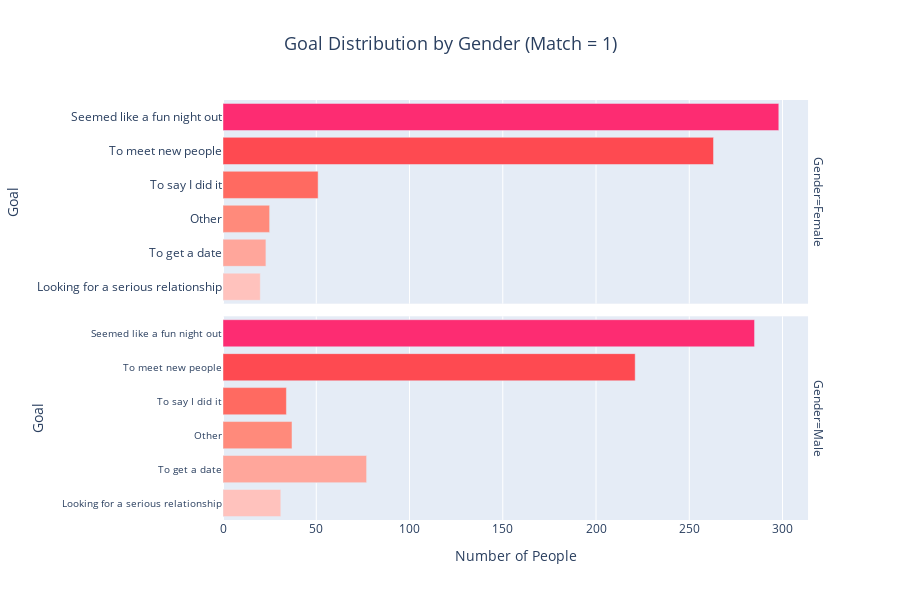

Notebook code for this chart:
### Code cell
# Filtrer les données où match = 1
df_match_1 = df[df['match'] == 1].copy()

# Mapping goal numbers to their respective descriptions
goal_mapping = {
    1: 'Seemed like a fun night out',
    2: 'To meet new people',
    3: 'To get a date',
    4: 'Looking for a serious relationship',
    5: 'To say I did it',
    6: 'Other'
}

# Mapping gender numbers to their respective labels
gender_mapping = {
    0: 'Female',
    1: 'Male'
}

# Apply the mappings to the 'goal' and 'gender' columns
df_match_1['goal_label'] = df_match_1['goal'].map(goal_mapping)
df_match_1['gender_label'] = df_match_1['gender'].map(gender_mapping)

# Count the occurrences of each goal category per gender
goal_gender_counts = df_match_1.groupby(['gender_label', 'goal_label']).size().reset_index(name='Count')

# Trier les données par nombre décroissant ('Count') pour chaque genre ('gender_label')
goal_gender_counts = goal_gender_counts.sort_values(by=['gender_label', 'Count'], ascending=[True, False])

# Custom colors for the bar chart
colors = ['#FD2C72', '#FE4A51', '#FF6A61', '#FF8A7B', '#FFA69B', '#FFC2BD']

# Create the bar chart using facet rows for Female and Male
fig = px.bar(goal_gender_counts, x='Count', y='goal_label', color='goal_label', orientation='h',
             facet_row='gender_label', title='Goal Distribution by Gender (Match = 1)',
             labels={'goal_label': 'Goal', 'Count': 'Number of People', 'gender_label': 'Gender'},
             color_discrete_sequence=colors)

# Update layout: increase figure size, adjust font size, remove legend
fig.update_layout(
    title_font_size=18,
    title_x=0.5,
    yaxis_tickfont_size=10,  # Smaller font size for y-axis labels
    xaxis_tickfont_size=12,  # Adjust font size for x-axis labels
    showlegend=False,  # Hide legend
    height=600  # Increase height to accommodate both facets
)

# Update y-axis labels for readability
fig.update_yaxes(matches=None)  # Allow each facet row to have its own y-axis

# Show the chart
fig.show()

### Figure 1 — Plotly figure (JSON) as saved in the notebook; plotly's stock layout.template omitted (floating-point values rounded to 4 significant figures)
{"data": [{"alignmentgroup": "True", "hovertemplate": "Goal=%{y}<br>Gender=Female<br>Number of People=%{x}<extra></extra>", "legendgroup": "Seemed like a fun night out", "marker": {"color": "#FD2C72", "pattern": {"shape": ""}}, "name": "Seemed like a fun night out", "offsetgroup": "Seemed like a fun night out", "orientation": "h", "showlegend": true, "textposition": "auto", "type": "bar", "x": [298], "xaxis": "x2", "y": ["Seemed like a fun night out"], "yaxis": "y2"}, {"alignmentgroup": "True", "hovertemplate": "Goal=%{y}<br>Gender=Male<br>Number of People=%{x}<extra></extra>", "legendgroup": "Seemed like a fun night out", "marker": {"color": "#FD2C72", "pattern": {"shape": ""}}, "name": "Seemed like a fun night out", "offsetgroup": "Seemed like a fun night out", "orientation": "h", "showlegend": false, "textposition": "auto", "type": "bar", "x": [285], "xaxis": "x", "y": ["Seemed like a fun night out"], "yaxis": "y"}, {"alignmentgroup": "True", "hovertemplate": "Goal=%{y}<br>Gender=Female<br>Number of People=%{x}<extra></extra>", "legendgroup": "To meet new people", "marker": {"color": "#FE4A51", "pattern": {"shape": ""}}, "name": "To meet new people", "offsetgroup": "To meet new people", "orientation": "h", "showlegend": true, "textposition": "auto", "type": "bar", "x": [263], "xaxis": "x2", "y": ["To meet new people"], "yaxis": "y2"}, {"alignmentgroup": "True", "hovertemplate": "Goal=%{y}<br>Gender=Male<br>Number of People=%{x}<extra></extra>", "legendgroup": "To meet new people", "marker": {"color": "#FE4A51", "pattern": {"shape": ""}}, "name": "To meet new people", "offsetgroup": "To meet new people", "orientation": "h", "showlegend": false, "textposition": "auto", "type": "bar", "x": [221], "xaxis": "x", "y": ["To meet new people"], "yaxis": "y"}, {"alignmentgroup": "True", "hovertemplate": "Goal=%{y}<br>Gender=Female<br>Number of People=%{x}<extra></extra>", "legendgroup": "To say I did it", "marker": {"color": "#FF6A61", "pattern": {"shape": ""}}, "name": "To say I did it", "offsetgroup": "To say I did it", "orientation": "h", "showlegend": true, "textposition": "auto", "type": "bar", "x": [51], "xaxis": "x2", "y": ["To say I did it"], "yaxis": "y2"}, {"alignmentgroup": "True", "hovertemplate": "Goal=%{y}<br>Gender=Male<br>Number of People=%{x}<extra></extra>", "legendgroup": "To say I did it", "marker": {"color": "#FF6A61", "pattern": {"shape": ""}}, "name": "To say I did it", "offsetgroup": "To say I did it", "orientation": "h", "showlegend": false, "textposition": "auto", "type": "bar", "x": [34], "xaxis": "x", "y": ["To say I did it"], "yaxis": "y"}, {"alignmentgroup": "True", "hovertemplate": "Goal=%{y}<br>Gender=Female<br>Number of People=%{x}<extra></extra>", "legendgroup": "Other", "marker": {"color": "#FF8A7B", "pattern": {"shape": ""}}, "name": "Other", "offsetgroup": "Other", "orientation": "h", "showlegend": true, "textposition": "auto", "type": "bar", "x": [25], "xaxis": "x2", "y": ["Other"], "yaxis": "y2"}, {"alignmentgroup": "True", "hovertemplate": "Goal=%{y}<br>Gender=Male<br>Number of People=%{x}<extra></extra>", "legendgroup": "Other", "marker": {"color": "#FF8A7B", "pattern": {"shape": ""}}, "name": "Other", "offsetgroup": "Other", "orientation": "h", "showlegend": false, "textposition": "auto", "type": "bar", "x": [37], "xaxis": "x", "y": ["Other"], "yaxis": "y"}, {"alignmentgroup": "True", "hovertemplate": "Goal=%{y}<br>Gender=Female<br>Number of People=%{x}<extra></extra>", "legendgroup": "To get a date", "marker": {"color": "#FFA69B", "pattern": {"shape": ""}}, "name": "To get a date", "offsetgroup": "To get a date", "orientation": "h", "showlegend": true, "textposition": "auto", "type": "bar", "x": [23], "xaxis": "x2", "y": ["To get a date"], "yaxis": "y2"}, {"alignmentgroup": "True", "hovertemplate": "Goal=%{y}<br>Gender=Male<br>Number of People=%{x}<extra></extra>", "legendgroup": "To get a date", "marker": {"color": "#FFA69B", "pattern": {"shape": ""}}, "name": "To get a date", "offsetgroup": "To get a date", "orientation": "h", "showlegend": false, "textposition": "auto", "type": "bar", "x": [77], "xaxis": "x", "y": ["To get a date"], "yaxis": "y"}, {"alignmentgroup": "True", "hovertemplate": "Goal=%{y}<br>Gender=Female<br>Number of People=%{x}<extra></extra>", "legendgroup": "Looking for a serious relationship", "marker": {"color": "#FFC2BD", "pattern": {"shape": ""}}, "name": "Looking for a serious relationship", "offsetgroup": "Looking for a serious relationship", "orientation": "h", "showlegend": true, "textposition": "auto", "type": "bar", "x": [20], "xaxis": "x2", "y": ["Looking for a serious relationship"], "yaxis": "y2"}, {"alignmentgroup": "True", "hovertemplate": "Goal=%{y}<br>Gender=Male<br>Number of People=%{x}<extra></extra>", "legendgroup": "Looking for a serious relationship", "marker": {"color": "#FFC2BD", "pattern": {"shape": ""}}, "name": "Looking for a serious relationship", "offsetgroup": "Looking for a serious relationship", "orientation": "h", "showlegend": false, "textposition": "auto", "type": "bar", "x": [31], "xaxis": "x", "y": ["Looking for a serious relationship"], "yaxis": "y"}], "layout": {"annotations": [{"font": {}, "showarrow": false, "text": "Gender=Male", "textangle": 90, "x": 0.98, "xanchor": "left", "xref": "paper", "y": 0.2425, "yanchor": "middle", "yref": "paper"}, {"font": {}, "showarrow": false, "text": "Gender=Female", "textangle": 90, "x": 0.98, "xanchor": "left", "xref": "paper", "y": 0.7575, "yanchor": "middle", "yref": "paper"}], "barmode": "relative", "height": 600, "legend": {"title": {"text": "Goal"}, "tracegroupgap": 0}, "showlegend": false, "title": {"font": {"size": 18}, "text": "Goal Distribution by Gender (Match = 1)", "x": 0.5}, "xaxis": {"anchor": "y", "domain": [0, 0.98], "tickfont": {"size": 12}, "title": {"text": "Number of People"}}, "xaxis2": {"anchor": "y2", "domain": [0, 0.98], "matches": "x", "showticklabels": false}, "yaxis": {"anchor": "x", "categoryarray": ["Looking for a serious relationship", "To get a date", "Other", "To say I did it", "To meet new people", "Seemed like a fun night out"], "categoryorder": "array", "domain": [0, 0.485], "tickfont": {"size": 10}, "title": {"text": "Goal"}}, "yaxis2": {"anchor": "x2", "categoryarray": ["Looking for a serious relationship", "To get a date", "Other", "To say I did it", "To meet new people", "Seemed like a fun night out"], "categoryorder": "array", "domain": [0.515, 1], "title": {"text": "Goal"}}}}
